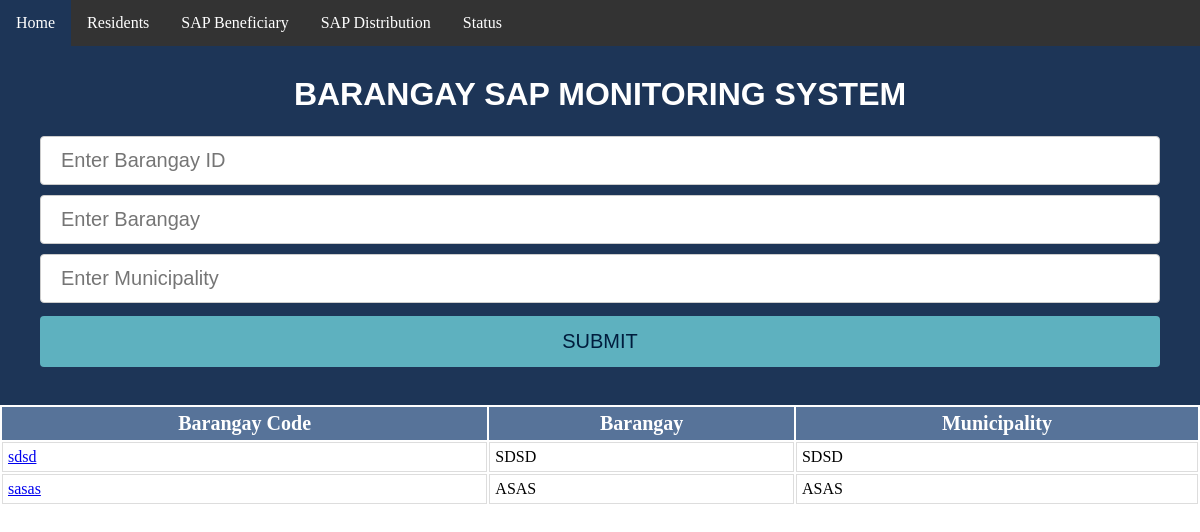
/, run on an earlier commit of the app's database.
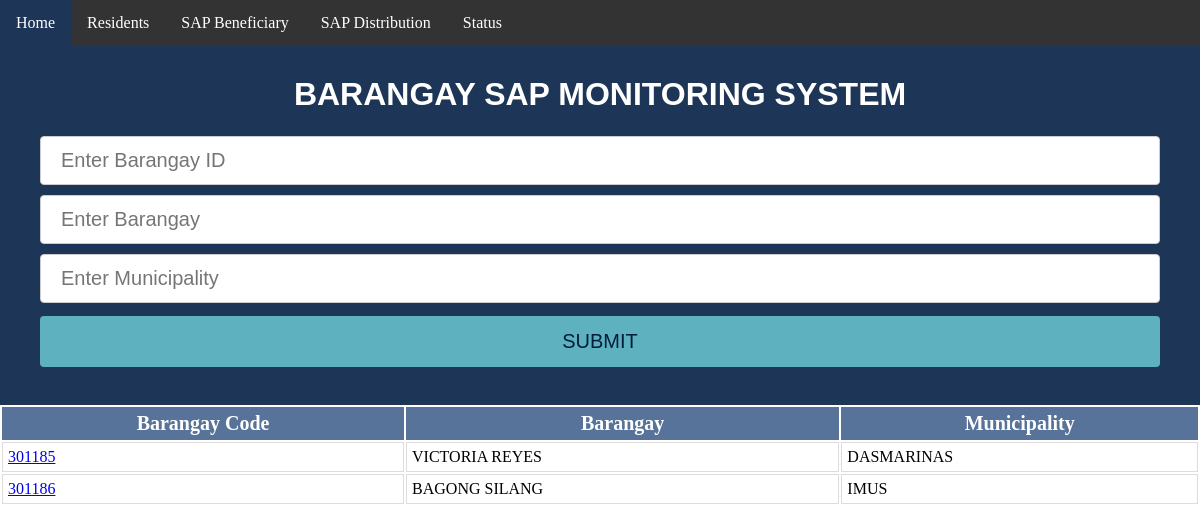
And on a later commit of the database.
### MNList/models.py (models this page shows)
class IBrgy(models.Model):
      mncplty = models.TextField(default='')
      bname = models.TextField(default='')
      bID = models.CharField(default='', max_length=6)
      class meta:
          db = "brgy"

### MNList/views.py (the view)
# urls.py: url(r'^$', views.MainPage, name='mainpage'),
def MainPage(request):
     ibrgys = IBrgy.objects.all()
     return render(request, 'BSMS.html',{'ibrgys' : ibrgys})

### MNList/templates/BSMS.html (shortened to what this page needs)
<html>
<head>
</head>
<body>
{% extends 'base.html' %}
{% block content %}
	<div id="myDIV" class="header">
		<h1>BARANGAY SAP MONITORING SYSTEM</h1>
	<br>
		<form method="POST" action="/MNList/new_residents">
		      <input type="txt" id="BrgyID" name="BrgyID" placeholder="Enter Barangay ID" required>
			<input type="txt" id="Brgy" name="Brgy" placeholder="Enter Barangay" required>
			 <input type="txt" id="Municipality" name="Municipality" placeholder="Enter Municipality" required>
			<input type="submit" id="bAdd" name="bAdd" value="SUBMIT" class=button> </form>
	</div>
	<table id="id_table" name='tr'>
		<tr>
			<th>Barangay Code</th>
			<th>Barangay</th>
			<th>Municipality</th>
		</tr>
		<tr> {% for ibrgy in ibrgys %}
		        <td> <a href=MNList/{{ibrgy.id}}>{{ibrgy.bID}}</a></td>
		        <td>{{ibrgy.bname.upper}}</td>
			<td>{{ibrgy.mncplty.upper}}</td>
		</tr> {% endfor %}
        </table>
</body>
{% endblock %}

What changed in the data, as far as the page shows it:
removed IBrgy: bID "sdsd", bname "SDSD", mncplty "SDSD"
removed IBrgy: bID "sasas", bname "ASAS", mncplty "ASAS"
added IBrgy: bID "301185", bname "VICTORIA REYES", mncplty "DASMARINAS"
added IBrgy: bID "301186", bname "BAGONG SILANG", mncplty "IMUS"
